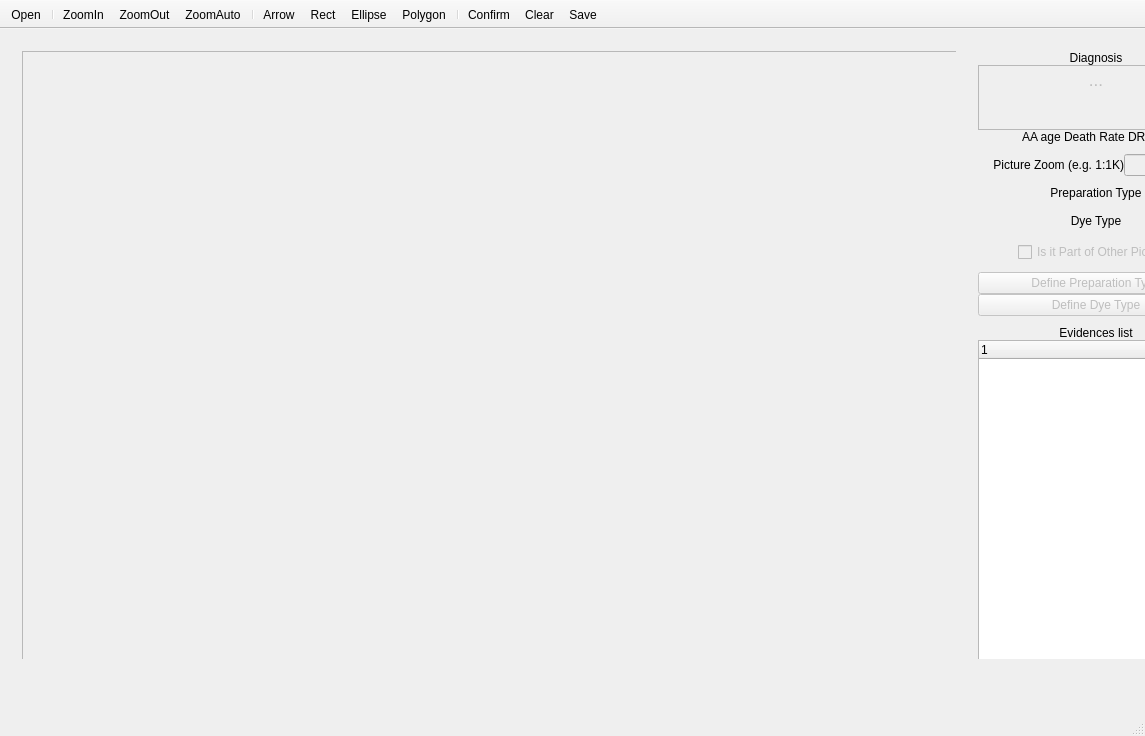
<?xml version="1.0" encoding="UTF-8"?>
<ui version="4.0">
 <class>MarkingTools</class>
 <widget class="QMainWindow" name="MarkingTools">
  <property name="geometry">
   <rect>
    <x>0</x>
    <y>0</y>
    <width>1145</width>
    <height>736</height>
   </rect>
  </property>
  <property name="minimumSize">
   <size>
    <width>1125</width>
    <height>725</height>
   </size>
  </property>
  <property name="windowTitle">
   <string>Evidences Selector</string>
  </property>
  <property name="styleSheet">
   <string notr="true"/>
  </property>
  <widget class="QWidget" name="centralWidget">
   <property name="minimumSize">
    <size>
     <width>1145</width>
     <height>640</height>
    </size>
   </property>
   <widget class="QWidget" name="layoutWidget1">
    <property name="geometry">
     <rect>
      <x>0</x>
      <y>0</y>
      <width>1218</width>
      <height>641</height>
     </rect>
    </property>
    <layout class="QHBoxLayout" name="horizontalLayout">
     <property name="spacing">
      <number>1</number>
     </property>
     <item>
      <widget class="QFrame" name="frame">
       <property name="sizePolicy">
        <sizepolicy hsizetype="MinimumExpanding" vsizetype="MinimumExpanding">
         <horstretch>0</horstretch>
         <verstretch>0</verstretch>
        </sizepolicy>
       </property>
       <property name="minimumSize">
        <size>
         <width>805</width>
         <height>605</height>
        </size>
       </property>
       <widget class="QWidget" name="gridLayoutWidget">
        <property name="geometry">
         <rect>
          <x>0</x>
          <y>0</y>
          <width>961</width>
          <height>631</height>
         </rect>
        </property>
        <layout class="QGridLayout" name="gridLayout">
         <item row="0" column="0">
          <widget class="QScrollArea" name="scrollArea">
           <property name="minimumSize">
            <size>
             <width>790</width>
             <height>595</height>
            </size>
           </property>
           <property name="widgetResizable">
            <bool>false</bool>
           </property>
           <property name="alignment">
            <set>Qt::AlignCenter</set>
           </property>
           <widget class="QWidget" name="scrollAreaWidgetContents">
            <property name="geometry">
             <rect>
              <x>155</x>
              <y>65</y>
              <width>647</width>
              <height>497</height>
             </rect>
            </property>
            <widget class="QFrame" name="frame_17">
             <property name="geometry">
              <rect>
               <x>560</x>
               <y>450</y>
               <width>218</width>
               <height>10</height>
              </rect>
             </property>
             <property name="minimumSize">
              <size>
               <width>10</width>
               <height>10</height>
              </size>
             </property>
             <property name="maximumSize">
              <size>
               <width>16777215</width>
               <height>10</height>
              </size>
             </property>
             <property name="frameShape">
              <enum>QFrame::NoFrame</enum>
             </property>
             <property name="frameShadow">
              <enum>QFrame::Raised</enum>
             </property>
            </widget>
           </widget>
          </widget>
         </item>
        </layout>
       </widget>
      </widget>
     </item>
     <item>
      <widget class="QFrame" name="frame_2">
       <property name="sizePolicy">
        <sizepolicy hsizetype="Fixed" vsizetype="Preferred">
         <horstretch>250</horstretch>
         <verstretch>0</verstretch>
        </sizepolicy>
       </property>
       <property name="minimumSize">
        <size>
         <width>250</width>
         <height>0</height>
        </size>
       </property>
       <property name="maximumSize">
        <size>
         <width>250</width>
         <height>16777215</height>
        </size>
       </property>
       <property name="styleSheet">
        <string notr="true"/>
       </property>
       <property name="frameShape">
        <enum>QFrame::NoFrame</enum>
       </property>
       <property name="frameShadow">
        <enum>QFrame::Raised</enum>
       </property>
       <widget class="QWidget" name="layoutWidget">
        <property name="geometry">
         <rect>
          <x>10</x>
          <y>0</y>
          <width>249</width>
          <height>841</height>
         </rect>
        </property>
        <layout class="QVBoxLayout" name="verticalLayout">
         <property name="spacing">
          <number>0</number>
         </property>
         <property name="rightMargin">
          <number>2</number>
         </property>
         <item>
          <widget class="QLabel" name="label_3">
           <property name="text">
            <string>Diagnosis</string>
           </property>
           <property name="alignment">
            <set>Qt::AlignCenter</set>
           </property>
          </widget>
         </item>
         <item>
          <widget class="QTextEdit" name="textEdit">
           <property name="enabled">
            <bool>false</bool>
           </property>
           <property name="maximumSize">
            <size>
             <width>16777215</width>
             <height>65</height>
            </size>
           </property>
           <property name="html">
            <string>&lt;!DOCTYPE HTML PUBLIC &quot;-//W3C//DTD HTML 4.0//EN&quot; &quot;http://www.w3.org/TR/REC-html40/strict.dtd&quot;&gt;
&lt;html&gt;&lt;head&gt;&lt;meta name=&quot;qrichtext&quot; content=&quot;1&quot; /&gt;&lt;style type=&quot;text/css&quot;&gt;
p, li { white-space: pre-wrap; }
&lt;/style&gt;&lt;/head&gt;&lt;body style=&quot; font-family:'.Helvetica Neue DeskInterface'; font-size:13pt; font-weight:400; font-style:normal;&quot;&gt;
&lt;p align=&quot;center&quot; style=&quot; margin-top:0px; margin-bottom:0px; margin-left:0px; margin-right:0px; -qt-block-indent:0; text-indent:0px;&quot;&gt;...&lt;/p&gt;&lt;/body&gt;&lt;/html&gt;</string>
           </property>
          </widget>
         </item>
         <item>
          <widget class="QLabel" name="label_5">
           <property name="text">
            <string>AA age Death Rate DR.dr%</string>
           </property>
           <property name="alignment">
            <set>Qt::AlignCenter</set>
           </property>
          </widget>
         </item>
         <item>
          <widget class="QFrame" name="frame_13">
           <property name="minimumSize">
            <size>
             <width>10</width>
             <height>10</height>
            </size>
           </property>
           <property name="maximumSize">
            <size>
             <width>16777215</width>
             <height>10</height>
            </size>
           </property>
           <property name="frameShape">
            <enum>QFrame::NoFrame</enum>
           </property>
           <property name="frameShadow">
            <enum>QFrame::Raised</enum>
           </property>
          </widget>
         </item>
         <item>
          <layout class="QHBoxLayout" name="horizontalLayout_2">
           <property name="spacing">
            <number>0</number>
           </property>
           <property name="sizeConstraint">
            <enum>QLayout::SetNoConstraint</enum>
           </property>
           <item>
            <widget class="QLabel" name="label_4">
             <property name="maximumSize">
              <size>
               <width>150</width>
               <height>16777215</height>
              </size>
             </property>
             <property name="text">
              <string>Picture Zoom (e.g. 1:1K)</string>
             </property>
             <property name="alignment">
              <set>Qt::AlignRight|Qt::AlignTrailing|Qt::AlignVCenter</set>
             </property>
            </widget>
           </item>
           <item>
            <widget class="QLineEdit" name="lineZoomEdit">
             <property name="enabled">
              <bool>false</bool>
             </property>
             <property name="maximumSize">
              <size>
               <width>90</width>
               <height>16777215</height>
              </size>
             </property>
             <property name="text">
              <string>1:1K</string>
             </property>
             <property name="alignment">
              <set>Qt::AlignCenter</set>
             </property>
            </widget>
           </item>
          </layout>
         </item>
         <item>
          <widget class="QFrame" name="frame_14">
           <property name="minimumSize">
            <size>
             <width>10</width>
             <height>10</height>
            </size>
           </property>
           <property name="maximumSize">
            <size>
             <width>16777215</width>
             <height>10</height>
            </size>
           </property>
           <property name="frameShape">
            <enum>QFrame::NoFrame</enum>
           </property>
           <property name="frameShadow">
            <enum>QFrame::Raised</enum>
           </property>
          </widget>
         </item>
         <item>
          <widget class="QLabel" name="label">
           <property name="maximumSize">
            <size>
             <width>239</width>
             <height>16777215</height>
            </size>
           </property>
           <property name="text">
            <string>Preparation Type
 </string>
           </property>
           <property name="alignment">
            <set>Qt::AlignCenter</set>
           </property>
          </widget>
         </item>
         <item>
          <widget class="QLabel" name="label_6">
           <property name="maximumSize">
            <size>
             <width>239</width>
             <height>16777215</height>
            </size>
           </property>
           <property name="text">
            <string>Dye Type
 </string>
           </property>
           <property name="alignment">
            <set>Qt::AlignCenter</set>
           </property>
          </widget>
         </item>
         <item>
          <layout class="QHBoxLayout" name="horizontalLayout_3">
           <property name="spacing">
            <number>0</number>
           </property>
           <item>
            <widget class="QFrame" name="frame_3">
             <property name="minimumSize">
              <size>
               <width>20</width>
               <height>0</height>
              </size>
             </property>
             <property name="maximumSize">
              <size>
               <width>40</width>
               <height>20</height>
              </size>
             </property>
             <property name="frameShape">
              <enum>QFrame::NoFrame</enum>
             </property>
             <property name="frameShadow">
              <enum>QFrame::Raised</enum>
             </property>
            </widget>
           </item>
           <item>
            <widget class="QCheckBox" name="checkPartBox">
             <property name="enabled">
              <bool>false</bool>
             </property>
             <property name="maximumSize">
              <size>
               <width>16777215</width>
               <height>172</height>
              </size>
             </property>
             <property name="text">
              <string>Is it Part of Other Picture</string>
             </property>
            </widget>
           </item>
           <item>
            <widget class="QFrame" name="frame_4">
             <property name="minimumSize">
              <size>
               <width>20</width>
               <height>0</height>
              </size>
             </property>
             <property name="maximumSize">
              <size>
               <width>40</width>
               <height>20</height>
              </size>
             </property>
             <property name="frameShape">
              <enum>QFrame::NoFrame</enum>
             </property>
             <property name="frameShadow">
              <enum>QFrame::Raised</enum>
             </property>
            </widget>
           </item>
          </layout>
         </item>
         <item>
          <widget class="QFrame" name="frame_16">
           <property name="minimumSize">
            <size>
             <width>10</width>
             <height>10</height>
            </size>
           </property>
           <property name="maximumSize">
            <size>
             <width>16777215</width>
             <height>10</height>
            </size>
           </property>
           <property name="frameShape">
            <enum>QFrame::NoFrame</enum>
           </property>
           <property name="frameShadow">
            <enum>QFrame::Raised</enum>
           </property>
          </widget>
         </item>
         <item>
          <widget class="QPushButton" name="DefPrepButton">
           <property name="enabled">
            <bool>false</bool>
           </property>
           <property name="text">
            <string>Define Preparation Type</string>
           </property>
          </widget>
         </item>
         <item>
          <widget class="QPushButton" name="DefDyeButton">
           <property name="enabled">
            <bool>false</bool>
           </property>
           <property name="text">
            <string>Define Dye Type</string>
           </property>
          </widget>
         </item>
         <item>
          <widget class="QFrame" name="frame_15">
           <property name="minimumSize">
            <size>
             <width>10</width>
             <height>10</height>
            </size>
           </property>
           <property name="maximumSize">
            <size>
             <width>16777215</width>
             <height>10</height>
            </size>
           </property>
           <property name="frameShape">
            <enum>QFrame::NoFrame</enum>
           </property>
           <property name="frameShadow">
            <enum>QFrame::Raised</enum>
           </property>
          </widget>
         </item>
         <item>
          <widget class="QLabel" name="label_2">
           <property name="maximumSize">
            <size>
             <width>16777215</width>
             <height>22</height>
            </size>
           </property>
           <property name="text">
            <string>Evidences list</string>
           </property>
           <property name="alignment">
            <set>Qt::AlignCenter</set>
           </property>
          </widget>
         </item>
         <item>
          <widget class="QTreeWidget" name="treeWidget">
           <property name="maximumSize">
            <size>
             <width>16777215</width>
             <height>16777215</height>
            </size>
           </property>
           <column>
            <property name="text">
             <string notr="true">1</string>
            </property>
           </column>
          </widget>
         </item>
         <item>
          <widget class="QPushButton" name="newEvButton">
           <property name="enabled">
            <bool>false</bool>
           </property>
           <property name="text">
            <string>New Evidence</string>
           </property>
          </widget>
         </item>
         <item>
          <widget class="QPushButton" name="chEvButton">
           <property name="enabled">
            <bool>false</bool>
           </property>
           <property name="text">
            <string>Change Evidence</string>
           </property>
          </widget>
         </item>
         <item>
          <widget class="QPushButton" name="remEvButton">
           <property name="enabled">
            <bool>false</bool>
           </property>
           <property name="text">
            <string>Remove Evidence</string>
           </property>
          </widget>
         </item>
         <item>
          <widget class="QFrame" name="frame_12">
           <property name="minimumSize">
            <size>
             <width>10</width>
             <height>0</height>
            </size>
           </property>
           <property name="maximumSize">
            <size>
             <width>16777215</width>
             <height>250</height>
            </size>
           </property>
           <property name="frameShape">
            <enum>QFrame::Box</enum>
           </property>
           <property name="frameShadow">
            <enum>QFrame::Raised</enum>
           </property>
          </widget>
         </item>
        </layout>
       </widget>
      </widget>
     </item>
    </layout>
   </widget>
  </widget>
  <widget class="QMenuBar" name="menuBar">
   <property name="enabled">
    <bool>true</bool>
   </property>
   <property name="geometry">
    <rect>
     <x>0</x>
     <y>0</y>
     <width>1145</width>
     <height>22</height>
    </rect>
   </property>
  </widget>
  <widget class="QStatusBar" name="statusBar"/>
  <widget class="QToolBar" name="mainToolBar">
   <property name="enabled">
    <bool>true</bool>
   </property>
   <property name="movable">
    <bool>false</bool>
   </property>
   <attribute name="toolBarArea">
    <enum>TopToolBarArea</enum>
   </attribute>
   <attribute name="toolBarBreak">
    <bool>false</bool>
   </attribute>
   <addaction name="actionOpen"/>
   <addaction name="separator"/>
   <addaction name="actionZoomIn"/>
   <addaction name="actionZoomOut"/>
   <addaction name="actionZoomAuto"/>
   <addaction name="separator"/>
   <addaction name="actionArrow"/>
   <addaction name="actionRect"/>
   <addaction name="actionEllipse"/>
   <addaction name="actionPolygon"/>
   <addaction name="separator"/>
   <addaction name="actionConfirm"/>
   <addaction name="actionClear"/>
   <addaction name="actionSave"/>
  </widget>
  <action name="actionOpen">
   <property name="icon">
    <iconset>
     <normalon>:/open_image_file_32.png</normalon>
    </iconset>
   </property>
   <property name="text">
    <string>Open</string>
   </property>
   <property name="toolTip">
    <string>Open Image</string>
   </property>
  </action>
  <action name="actionZoomIn">
   <property name="icon">
    <iconset resource="../resources/resources.qrc">
     <normaloff>:/Plus_zoom_or_search_symbol_of_interface_32.png</normaloff>:/Plus_zoom_or_search_symbol_of_interface_32.png</iconset>
   </property>
   <property name="text">
    <string>ZoomIn</string>
   </property>
   <property name="toolTip">
    <string>Zoom In</string>
   </property>
  </action>
  <action name="actionZoomOut">
   <property name="icon">
    <iconset>
     <normalon>:/Zoom_out_32.png</normalon>
    </iconset>
   </property>
   <property name="text">
    <string>ZoomOut</string>
   </property>
   <property name="toolTip">
    <string>Zoom Out</string>
   </property>
  </action>
  <action name="actionZoomAuto">
   <property name="icon">
    <iconset>
     <normalon>:/Search_32.png</normalon>
    </iconset>
   </property>
   <property name="text">
    <string>ZoomAuto</string>
   </property>
   <property name="toolTip">
    <string>Zoom Auto</string>
   </property>
  </action>
  <action name="actionArrow">
   <property name="checkable">
    <bool>true</bool>
   </property>
   <property name="icon">
    <iconset>
     <normalon>:/Arrow_pointing_to_right_32.png</normalon>
    </iconset>
   </property>
   <property name="text">
    <string>Arrow</string>
   </property>
   <property name="toolTip">
    <string>Arrow Selectoin Tool</string>
   </property>
  </action>
  <action name="actionRect">
   <property name="checkable">
    <bool>true</bool>
   </property>
   <property name="icon">
    <iconset>
     <normalon>:/Rectangular_shape_outline_32.png</normalon>
    </iconset>
   </property>
   <property name="text">
    <string>Rect</string>
   </property>
   <property name="toolTip">
    <string>Rectangle Selection Tool</string>
   </property>
  </action>
  <action name="actionEllipse">
   <property name="checkable">
    <bool>true</bool>
   </property>
   <property name="icon">
    <iconset>
     <normalon>:/Ellipse_outline_shape_variant_32.png</normalon>
    </iconset>
   </property>
   <property name="text">
    <string>Ellipse</string>
   </property>
   <property name="toolTip">
    <string>Ellipse Selection Tool</string>
   </property>
  </action>
  <action name="actionPolygon">
   <property name="checkable">
    <bool>true</bool>
   </property>
   <property name="icon">
    <iconset>
     <normalon>:/Pentagon__32.png</normalon>
    </iconset>
   </property>
   <property name="text">
    <string>Polygon</string>
   </property>
   <property name="toolTip">
    <string>Polygonal Selection Tool</string>
   </property>
  </action>
  <action name="actionConfirm">
   <property name="icon">
    <iconset>
     <normalon>:/Check_mark_32.png</normalon>
    </iconset>
   </property>
   <property name="text">
    <string>Confirm</string>
   </property>
   <property name="toolTip">
    <string>Confirm Selection</string>
   </property>
  </action>
  <action name="actionSave">
   <property name="icon">
    <iconset>
     <normalon>:/Save_Disk_32.png</normalon>
    </iconset>
   </property>
   <property name="text">
    <string>Save</string>
   </property>
   <property name="toolTip">
    <string>Save to Data Base</string>
   </property>
  </action>
  <action name="actionClear">
   <property name="icon">
    <iconset>
     <normalon>:/Cross_remove_sign_32.png</normalon>
    </iconset>
   </property>
   <property name="text">
    <string>Clear</string>
   </property>
   <property name="toolTip">
    <string>Clear Unconfirmed Selections</string>
   </property>
  </action>
 </widget>
 <layoutdefault spacing="6" margin="11"/>
 <resources>
  <include location="../resources/resources.qrc"/>
 </resources>
 <connections/>
</ui>
